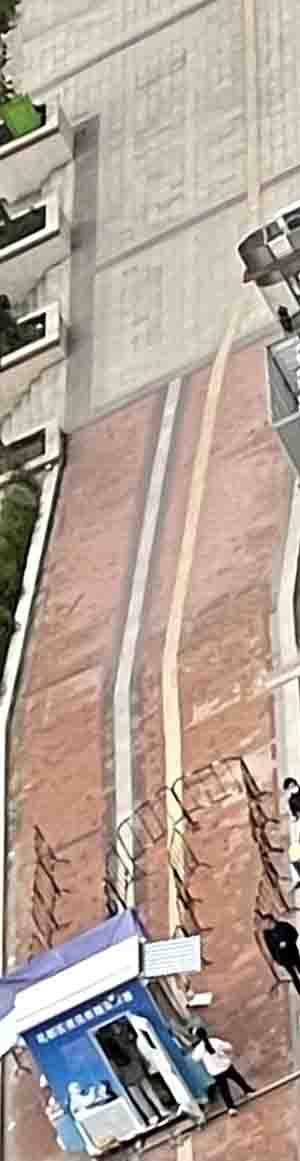
#> input picture image-0.jpg, 300 x 1161 px
$ python index.py
#> lines starting #> are read from the running program, lines starting #| are printed output that depends on the picture
# -*- coding: utf-8 -*-
from PIL import Image, ImageEnhance
import requests
# [4 lines of commented-out code are left out]
noticeval=5000
noticeurl= "https://api.day.app/my_brak_token/现在人少赶紧做核酸"
imgbrightess=200
imgcontrast=3
im1 = Image.open("image-0.jpg")
#> im1 is the input picture: PIL image 300x1161 RGB; mean R, G, B 177.9, 162, 150.7
im2 = Image.open("image-2.jpg")
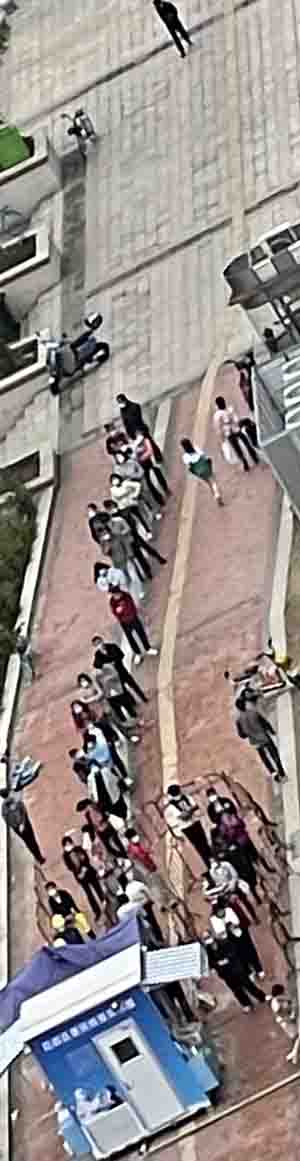
#> input picture image-2.jpg, 300 x 1161 px
#> im2 is the input picture: PIL image 300x1161 RGB; mean R, G, B 149.8, 140.9, 138.2

enhancer = ImageEnhance.Contrast(im1)
im1 = enhancer.enhance(imgcontrast)
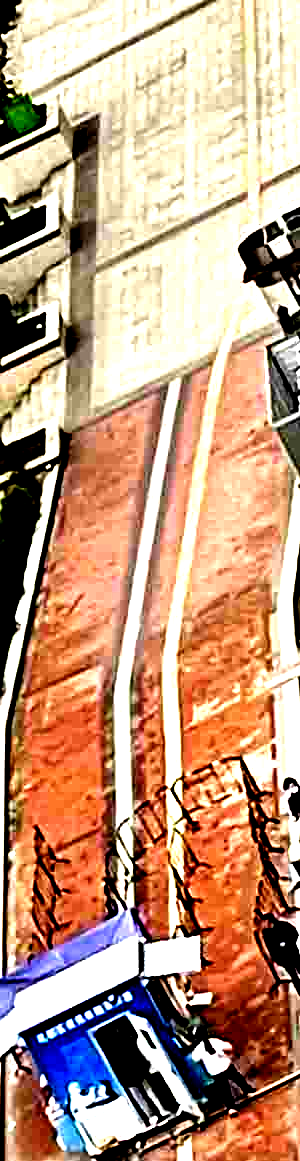
#> im1: PIL image 300x1161 RGB; mean R, G, B 192.7, 155.4, 131.1
im1.save("im1-1.jpg")

im1 = im1.convert("L")
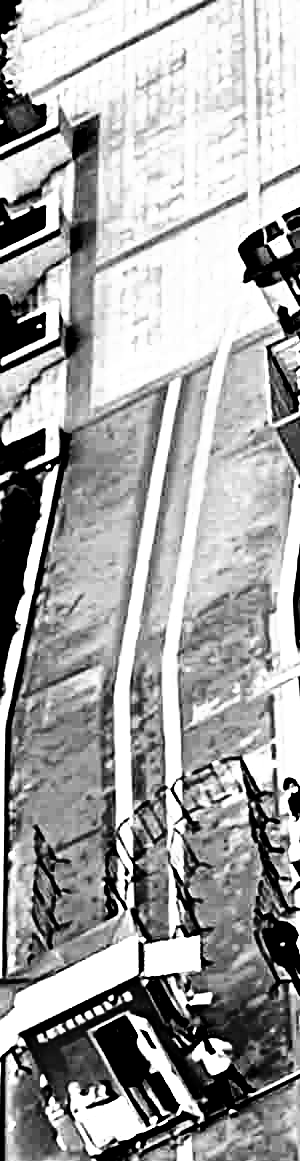
#> im1: PIL image 300x1161 L; min 0, max 255, mean 163.8
im1.save("im1-2.jpg")

enhancer = ImageEnhance.Brightness(im1)
im1 = enhancer.enhance(imgbrightess)
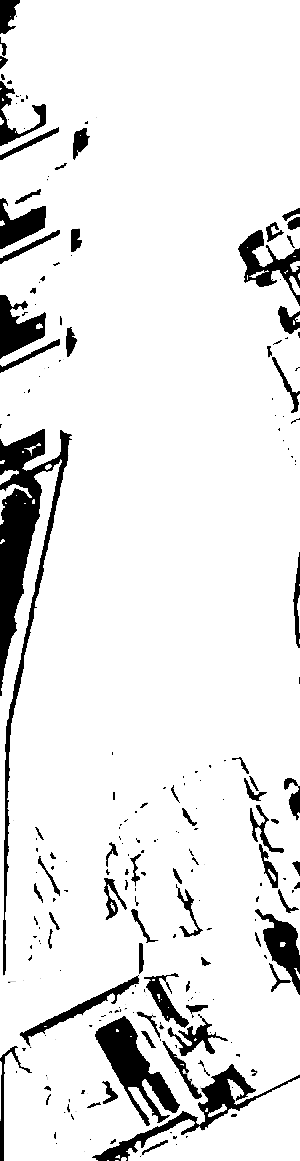
#> im1: PIL image 300x1161 L; min 0, max 255, mean 230.8
im1.save("im1-3.jpg")

enhancer = ImageEnhance.Contrast(im2)
im2 = enhancer.enhance(imgcontrast)
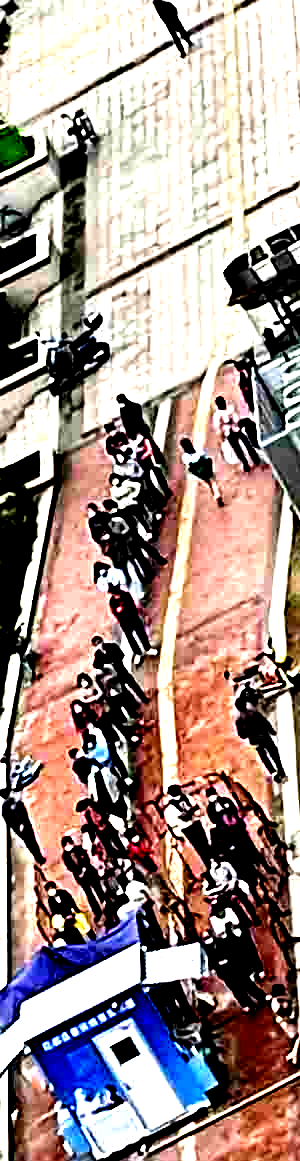
#> im2: PIL image 300x1161 RGB; mean R, G, B 164.2, 146.1, 141.8
im2.save("im2-1.jpg")

im2 = im2.convert("L")
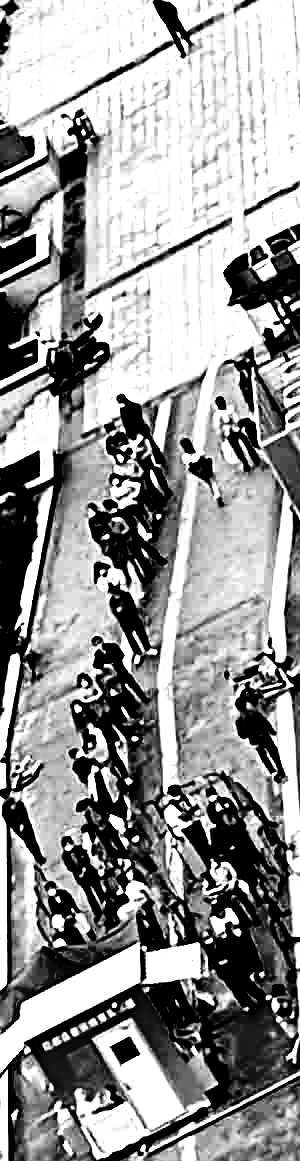
#> im2: PIL image 300x1161 L; min 0, max 255, mean 151
im2.save("im2-2.jpg")

enhancer = ImageEnhance.Brightness(im2)
im2 = enhancer.enhance(imgbrightess)
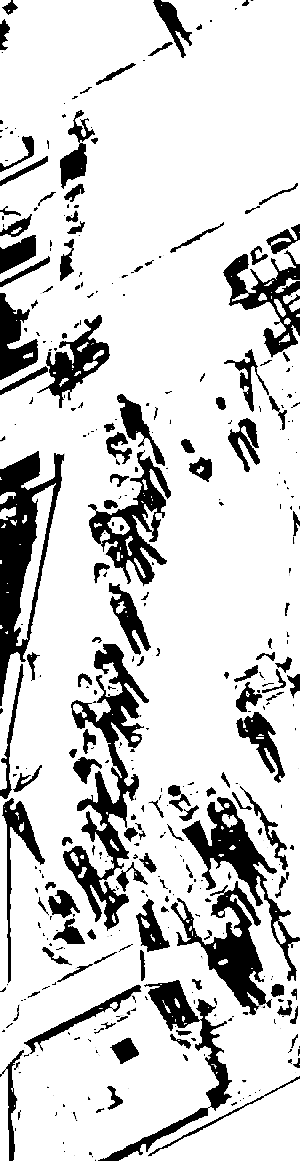
#> im2: PIL image 300x1161 L; min 0, max 255, mean 209.5
im2.save("im2-3.jpg")


distance = 0
for i in range(300):
    for j in range(1161):
        if im1.getpixel((i, j)) != im2.getpixel((i, j)):
            distance += 1


if distance<noticeval:
    requests.get(noticeurl)
print(distance)
